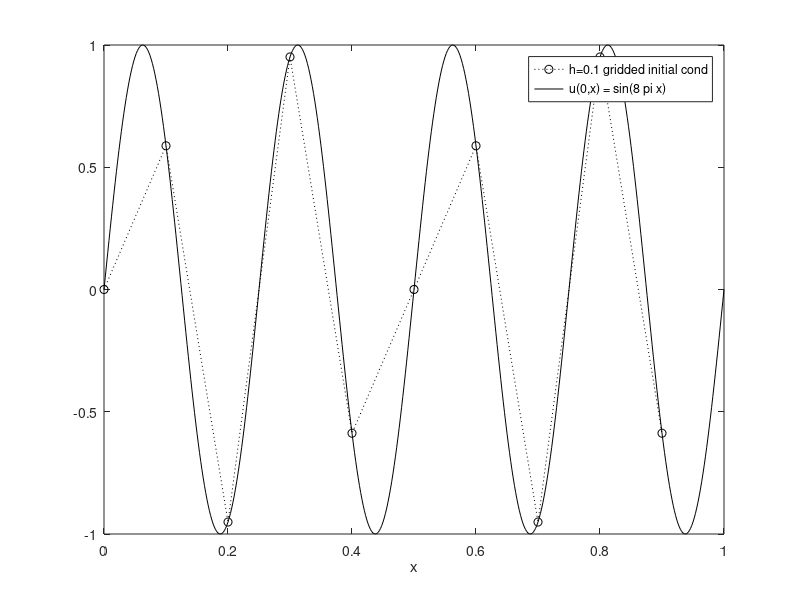

Source code (MATLAB): (Note: this script raises an error after producing the figure.)
% TESTLEAPFROG  Run convergence test on LEAPFROG.

a = -0.5;
tf = 10.0;
u0 = @(x) sin(8*pi*x);    % initial, and exact soln at tf

mm = [9 19 49 99 199 499];
hh = 1.0 ./ (mm + 1);     % = [0.1 0.05 0.02 0.01 0.005 0.002]
kk = hh;                  % refinement path

err = zeros(size(hh));
for s = 1:length(hh)
    x = (0:hh(s):1.0-hh(s))';
    if s == 1             % plot coarsest-case initial condition
        figure(1)
        xfine = linspace(0.0,1.0,501);
        plot(x,u0(x),'ko:',xfine,u0(xfine),'k')
        xlabel x
        legend('h=0.1 gridded initial cond','u(0,x) = sin(8 pi x)')
    end
    [x,U] = leapfrog(mm(s),a,kk(s),tf,u0(x));
    err(s) = norm(U - u0(x),'inf');
end

offset = 4;
figure(2)
loglog(hh,err,'ko')
hhp = hh(offset:end);  errp = err(offset:end);
p = polyfit(log(hhp),log(errp),1)
hold on,  loglog(hhp,exp(p(2) + p(1)*log(hhp)),'k--'),  hold off
text(0.003,1.1*err(4),['O(h^{' num2str(p(1)) '})'],'fontsize',16)
xlabel h,  ylabel('numerical error')
axis tight
set(gca(),'xtick',hh,...
          'xticklabel',{'0.1','0.05','0.02','0.01','0.005','0.002'})
grid on
